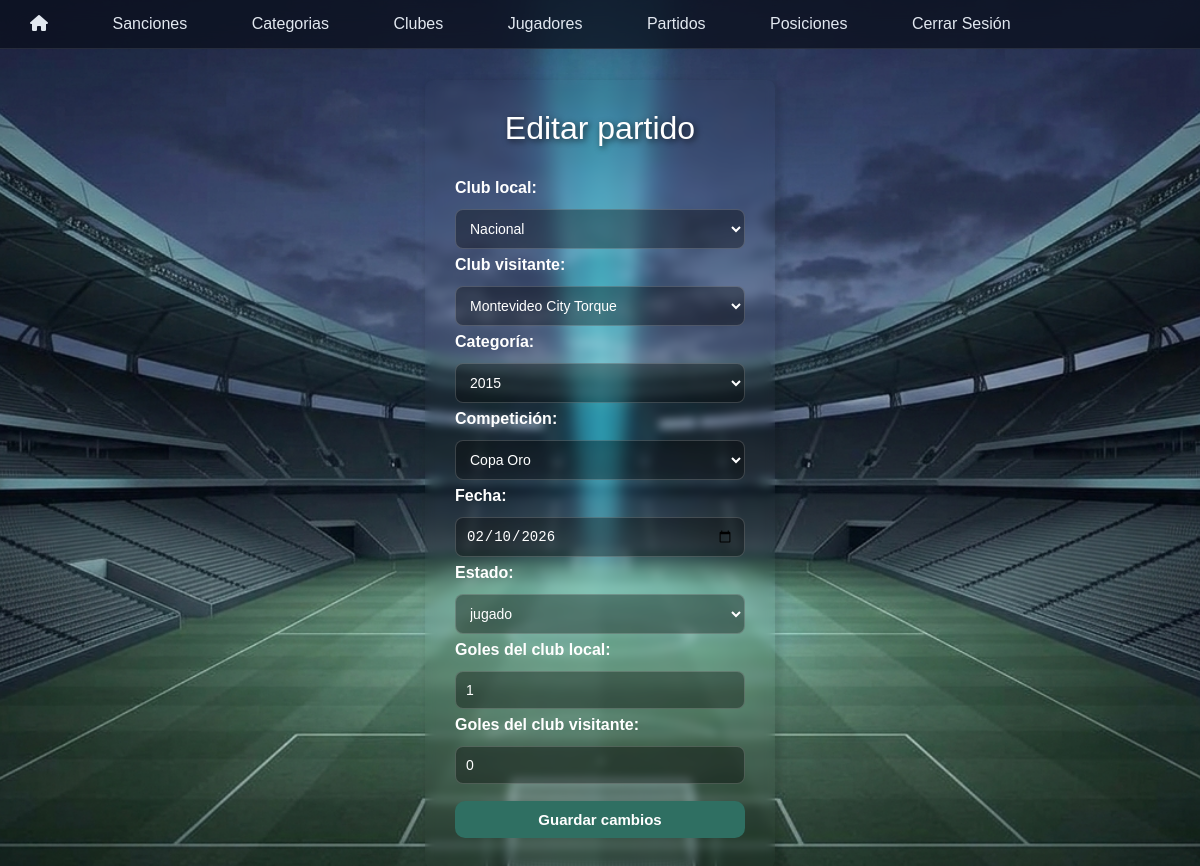
The app's page /fixture/editarPartido.php?id=1 (signed in) with its own data.
### tables this page shows
CREATE TABLE `partidos` (
  `id` int(11) NOT NULL,
  `id_club_local` int(11) NOT NULL,
  `id_club_visitante` int(11) NOT NULL,
  `id_categoria` int(11) NOT NULL,
  `fecha` date DEFAULT NULL,
  `estado` varchar(20) NOT NULL DEFAULT 'sin_fecha',
  `goles_local` int(11) DEFAULT NULL,
  `goles_visitante` int(11) DEFAULT NULL,
  `id_competicion` int(11) NOT NULL DEFAULT 1
);

CREATE TABLE `club` (
  `id` int(11) NOT NULL,
  `nombre` varchar(100) NOT NULL,
  `logo` varchar(255) DEFAULT NULL,
  `activo` tinyint(1) NOT NULL DEFAULT 1
);

CREATE TABLE `categorias` (
  `id` int(11) NOT NULL,
  `año` varchar(45) NOT NULL,
  `cantidad_jugadores` int(11) NOT NULL DEFAULT 0
);

CREATE TABLE `competicion` (
  `id` int(11) NOT NULL,
  `nombre` varchar(50) NOT NULL
);

### fixture/editarPartido.php (the view, shortened to what this page needs)
<?php
require_once __DIR__ . "/../conexion.php";
$id = (int) $_GET["id"];
$sql = "SELECT * FROM partidos WHERE id = $id";
$resultado = mysqli_query($conn, $sql);
$partido = mysqli_fetch_assoc($resultado);
$sqlClubes = "SELECT * FROM club WHERE activo = 1 OR id = " . $partido['id_club_local'] . " OR id = " . $partido['id_club_visitante'];
$resultadoClubes = mysqli_query($conn, $sqlClubes);
$resultadoCategorias = mysqli_query($conn, "SELECT * FROM categorias");
$resultadoCompeticiones = mysqli_query($conn, "SELECT * FROM competicion");
?>
<!DOCTYPE html>
<html lang="es">
<head>
    <link rel="stylesheet" href="partidos.css">
</head>
<body>
<header>
    <?php include "../nav/nav.php"; ?>
</header>
<div class="Casilla">
    <form action="editarPartido.php?id=<?php echo $id; ?>" method="post">
        <h1 class="tituloPartidos">Editar partido</h1>
        <label for="EquipoLocal">Club local:</label>
        <select name="EquipoLocal" id="EquipoLocal" required>
            <?php while ($club = mysqli_fetch_assoc($resultadoClubes)) { ?>
                <option value="<?php echo $club['id']; ?>"
                    <?php if ($club['id'] == $partido['id_club_local']) {
                        echo "selected";
                    } ?>>
                    <?php echo htmlspecialchars($club['nombre']); ?>
                </option>
            <?php } ?>
        </select>
        <?php
        $resultadoClubes = mysqli_query($conn, $sqlClubes);
        ?>
        <label for="EquipoVisitante">Club visitante:</label>
        <select name="EquipoVisitante" id="EquipoVisitante" required>
            <?php while ($club = mysqli_fetch_assoc($resultadoClubes)) { ?>
                <option value="<?php echo $club['id']; ?>"
                    <?php if ($club['id'] == $partido['id_club_visitante']) {
                        echo "selected";
                    } ?>>
                    <?php echo htmlspecialchars($club['nombre']); ?>
                </option>
            <?php } ?>
        </select>
        <label for="Categoria">Categoría:</label>
        <select name="Categoria" id="Categoria" required>
            <?php while ($categoria = mysqli_fetch_assoc($resultadoCategorias)) { ?>
                <option value="<?php echo $categoria['id']; ?>"
                    <?php if ($categoria['id'] == $partido['id_categoria']) {
                        echo "selected";
                    } ?>>
                    <?php echo htmlspecialchars($categoria['año']); ?>
                </option>
            <?php } ?>
        </select>
        <label for="Competicion">Competición:</label>
        <select name="Competicion" id="Competicion" required>
            <?php while ($competicion = mysqli_fetch_assoc($resultadoCompeticiones)) { ?>
                <option value="<?php echo $competicion['id']; ?>"
                    <?php if ($competicion['id'] == $partido['id_competicion']) {
                        echo "selected";
                    } ?>>
                    <?php echo htmlspecialchars($competicion['nombre']); ?>
                </option>
            <?php } ?>
        </select>
        <label for="fecha">Fecha:</label>
        <input type="date" name="fecha" id="fecha"
            value="<?php
            if ($partido['fecha'] != NULL) {
                echo htmlspecialchars($partido['fecha']);
            }
            ?>">
        <label for="estado">Estado:</label>
        <select name="estado" id="estado" required>
            <?php
            $estados = array(
                "sin_fecha",
                "programado",
                "jugado",
                "pendiente",
                "suspendido"
            );
            foreach ($estados as $opcion) {
                if ($opcion == $partido['estado']) {
                    echo "<option value='$opcion' selected>$opcion</option>";
                } else {
                    echo "<option value='$opcion'>$opcion</option>";
                }
            }
            ?>
        </select>
        <label for="goles_local">Goles del club local:</label>
        <input type="number" min="0" name="goles_local" id="goles_local"
            value="<?php
            if ($partido['goles_local'] !== NULL) {
                echo $partido['goles_local'];
            }
            ?>">
        <label for="goles_visitante">Goles del club visitante:</label>
        <input type="number" min="0" name="goles_visitante" id="goles_visitante"
            value="<?php
            if ($partido['goles_visitante'] !== NULL) {
                echo $partido['goles_visitante'];
            }
            ?>">
        <input class="Agregar" type="submit" value="Guardar cambios">
    </form>
</div>
</body>
</html>

### fixture/partidos.css (style rules this page uses)
body { margin: 0; font-family: Arial, Helvetica, sans-serif; background-image: url("../imagenes/BG.png"); background-size: cover; background-position: center; background-attachment: fixed; }
header { min-height: 50px; }
.Casilla { display: flex; flex-direction: column; align-items: center; width: 350px; box-sizing: border-box; margin: 30px auto; padding: 30px; border-radius: 8px; box-shadow: 3px 3px 6px 3px rgba(0, 0, 0, 0.1); backdrop-filter: blur(5px); }
.Casilla form { display: flex; flex-direction: column; align-items: center; width: 100%; gap: 7px; }
.tituloPartidos { font-weight: normal; text-align: center; color: white; text-shadow:2px 2px 6px rgba(0,0,0,.7); margin: 0 0 25px; }
.Casilla label { align-self: flex-start; font-weight: bold; color: white; margin-bottom: 5px; }
.Casilla input[type="date"], .Casilla input[type="number"], .Casilla select { width:100%; box-sizing:border-box; padding:10px; border:1px solid rgba(255, 255, 255, 0.18); color: white; border-radius:8px; background:rgba(0, 0, 0, 0.35); font-size:14px; outline:none; transition:.3s; display: block; box-sizing: border-box; }
.Casilla .Agregar { width: 100%; padding: 10px; margin-top: 10px; border: none; border-radius: 10px; background: #2F6F62; color: white; font-size: 15px; font-weight: bold; cursor: pointer; transition: .3s; }

### records on screen
partidos: EquipoLocal "Nacional", EquipoVisitante "Montevideo City Torque", Categoria "2015", Competicion "Copa Oro", fecha "02/10/2026", estado "jugado", goles_local "1", goles_visitante "0"
